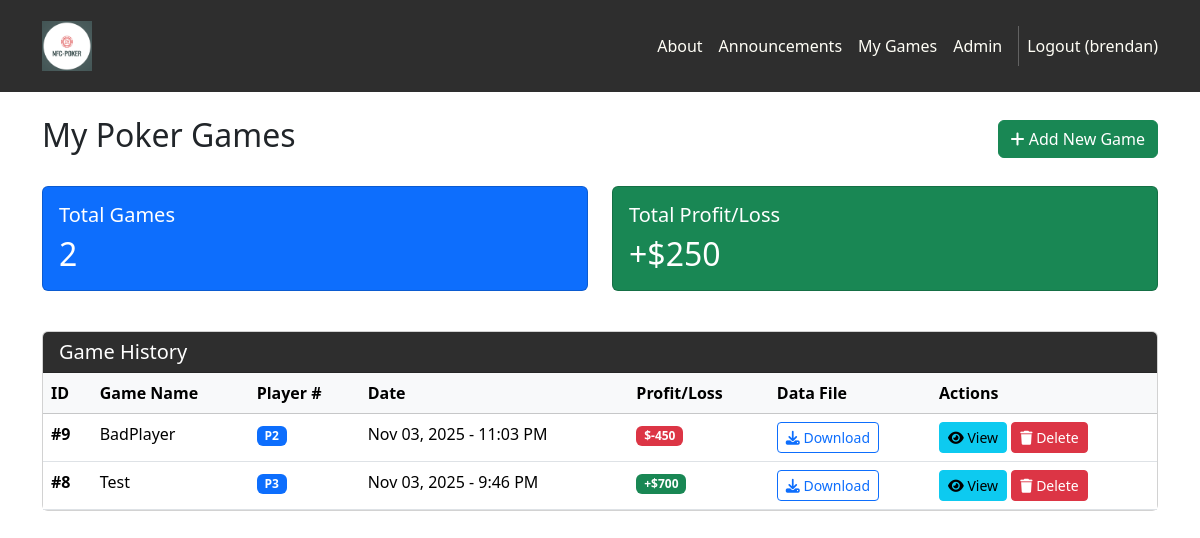
Page /games/ (signed in) on the committed database.
### games/models.py (models this page shows, shortened)
class Game(models.Model):
    id = models.AutoField(primary_key=True)
    user = models.ForeignKey(User, on_delete=models.CASCADE, related_name='games')
    name = models.CharField(max_length=255, blank=True, null=True)  # ⬅️ NOW OPTIONAL
    player_number = models.IntegerField()  # ⬅️ NEW REQUIRED FIELD
    date = models.DateTimeField(auto_now_add=True)
    profit = models.IntegerField(default=0)
    game_data = models.FileField(upload_to='game_files/')  # ⬅️ NOW REQUIRED (removed blank=True, null=True)
    created_at = models.DateTimeField(auto_now_add=True)
    class Meta:
        ordering = ['-created_at']

### games/views.py (the view)
# urls.py: path('', views.index, name='games.index'),
@login_required
def index(request):
    games = Game.objects.filter(user=request.user)
    total_profit = sum(game.profit for game in games)
    template_data = {
        'title': 'My Poker Games',
        'games': games,
        'total_profit': total_profit,
        'game_count': games.count()
    }
    return render(request, 'games/index.html', {'template_data': template_data})

### games/templates/games/index.html (shortened to what this page needs)
{% extends 'base.html' %}
{% load static %}
{% block content %}
<div class="container mt-4">
  <div class="row">
    <div class="col-12">
      <div class="d-flex justify-content-between align-items-center mb-4">
        <h2>My Poker Games</h2>
        <a href="{% url 'games.add' %}" class="btn btn-success">
          <i class="fas fa-plus"></i> Add New Game
        </a>
      </div>
      <div class="row mb-4">
        <div class="col-md-6 mb-3">
          <div class="card bg-primary text-white">
            <div class="card-body">
              <h5 class="card-title">Total Games</h5>
              <h2 class="mb-0">{{ template_data.game_count }}</h2>
            </div>
          </div>
        </div>
        <div class="col-md-6 mb-3">
          <div class="card {% if template_data.total_profit >= 0 %}bg-success{% else %}bg-danger{% endif %} text-white">
            <div class="card-body">
              <h5 class="card-title">Total Profit/Loss</h5>
              <h2 class="mb-0">
                {% if template_data.total_profit >= 0 %}+{% endif %}${{ template_data.total_profit }}
              </h2>
            </div>
          </div>
        </div>
      </div>
      {% if template_data.games %}
        <div class="card">
          <div class="card-header bg-dark text-white">
            <h5 class="mb-0">Game History</h5>
          </div>
          <div class="card-body p-0">
            <div class="table-responsive">
              <table class="table table-hover mb-0">
                <thead class="table-light">
                  <thead class="table-light">
                  <tr>
                    <th>ID</th>
                    <th>Game Name</th>
                    <th>Player #</th>
                    <th>Date</th>
                    <th>Profit/Loss</th>
                    <th>Data File</th>
                    <th>Actions</th>
                  </tr>
                </thead>
                <tbody>
                  {% for game in template_data.games %}
                  <tr>
                    <td><strong>#{{ game.id }}</strong></td>
                    <td>{{ game.name }}</td>
                    <td><span class="badge bg-primary">P{{ game.player_number }}</span></td>
                    <td>{{ game.date|date:"M d, Y - g:i A" }}</td>
                    <td>
                      <span class="badge {% if game.profit >= 0 %}bg-success{% else %}bg-danger{% endif %}">
                        {% if game.profit >= 0 %}+{% endif %}${{ game.profit }}
                      </span>
                    </td>
                    <td>
                      {% if game.game_data %}
                        <a href="{{ game.game_data.url }}" class="btn btn-sm btn-outline-primary" download>
                          <i class="fas fa-download"></i> Download
                        </a>
                      {% else %}
                        <span class="text-muted">No file</span>
                      {% endif %}
                    </td>
                    <td>
                      <a href="{% url 'games.view' game.id %}" class="btn btn-sm btn-info">
                        <i class="fas fa-eye"></i> View
                      </a>
                      <a href="{% url 'games.delete' game.id %}" class="btn btn-sm btn-danger">
                        <i class="fas fa-trash"></i> Delete
                      </a>
                    </td>
                  </tr>
                  {% endfor %}
                </tbody>
              </table>
            </div>
          </div>
        </div>
      {% else %}
        <div class="alert alert-info text-center">
          <i class="fas fa-info-circle fa-3x mb-3"></i>
          <h4>No games yet!</h4>
          <p>Start by adding your first poker game using the button above.</p>
        </div>
      {% endif %}
    </div>
  </div>
</div>
{% endblock content %}

### nfcpoker/templates/base.html (shortened to what this page needs)
<!DOCTYPE html>
<html>
  {% load static %}
  <head>
    <link
    href="https://cdn.jsdelivr.net/npm/bootstrap@5.3.3/dist/css/bootstrap.min.css"
    rel="stylesheet"
>
    <link
    rel="stylesheet"
    href="https://cdnjs.cloudflare.com/ajax/libs/font-awesome/6.1.1/css/all.min.css">
    <link rel="stylesheet" type="text/css" href="{% static 'css/style.css' %}">
  </head>
  <body>
     <nav class="p-3 navbar navbar-dark bg-dark
         navbar-expand-lg">
      <div class="container">
        <a class="navbar-brand"
           href="{% url 'home.index' %}">
          <img src="{% static 'img/logo.png' %}" alt="logo"
               height="50" />
        </a>
        <div class="collapse navbar-collapse" id="navbarNavAltMarkup">
          <div class="navbar-nav ms-auto navbar-ml">
            <a class="nav-link"
               href="{% url 'home.about' %}">About</a>
            <a class="nav-link"
                href="{% url 'home.announcements' %}">Announcements</a>
            {% if user.is_authenticated %}
            <a class="nav-link"
               href="{% url 'games.index' %}">My Games</a>
            {% endif %}
            {% if user.is_authenticated and user.is_staff %}
            <a class="nav-link"
               href="{% url 'admin:index' %}">Admin</a>
            {% endif %}
          </div>
            {% if user.is_authenticated %}
            <a class="nav-link" href="{% url 'accounts.logout' %}">Logout ({{ user.username }})</a>
            {% else %}
            <a class="nav-link ms-3" href="{% url 'accounts.login' %}">Login</a>
            <a class="nav-link ms-3" href="{% url 'accounts.signup' %}">Sign Up</a>
            {% endif %}
        </div>
      </div>
    </nav>
    <div>
      {% block content %}
      {% endblock content %}
    </div>
  </body>
</html>

### nfcpoker/static/css/style.css (style rules this page uses)
.navbar a.nav-link { color: #FFFEF6 !important; }
.bg-dark { background-color: #2E2E2E !important; }

### rows in the picture
Game: id "9", name "BadPlayer", player_number "2", date "Nov 03, 2025 - 11:03 PM", profit "-450"
Game: id "8", name "Test", player_number "3", date "Nov 03, 2025 - 9:46 PM", profit "700"

### other values in the picture
{{ user.username }} "brendan"
{{ template_data.game_count }} "2"
{{ template_data.total_profit }} "250"
